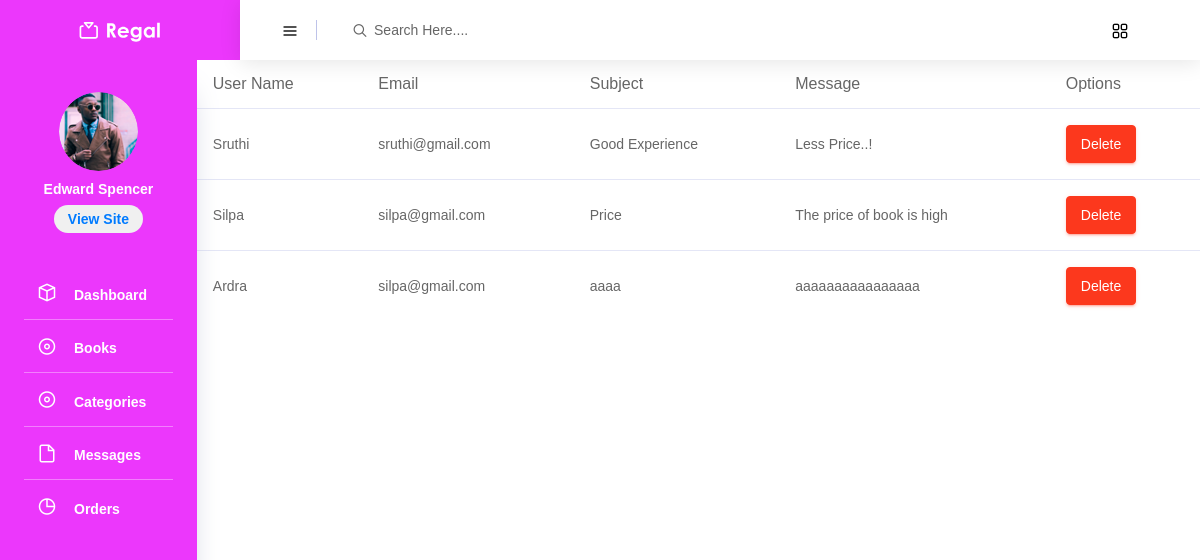
The page /view_messages/ on the database as committed earlier.
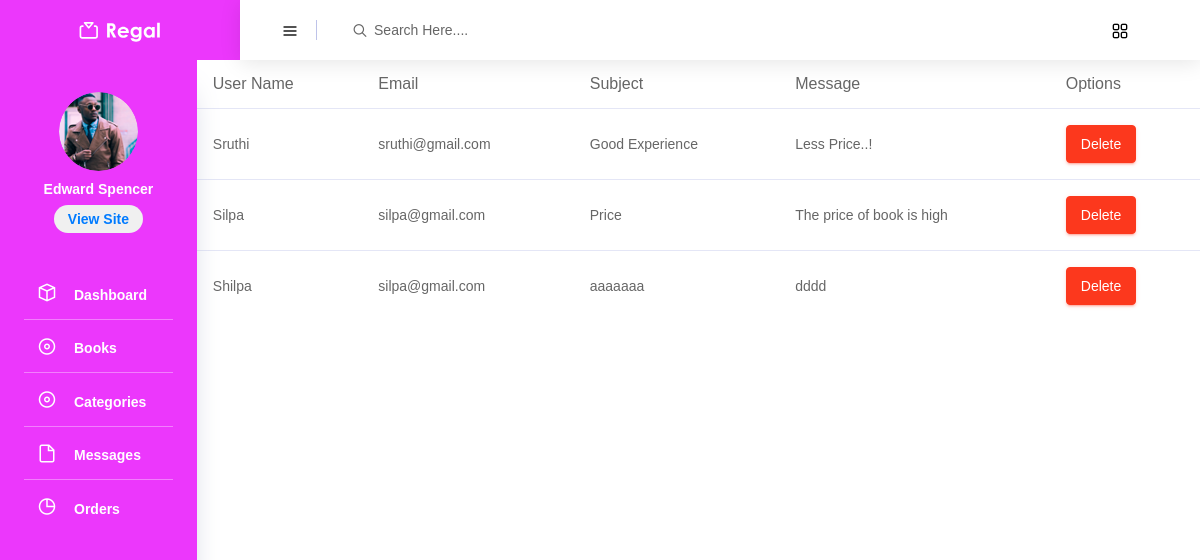
The same page on the database as committed later.
### webapp/models.py (models this page shows)
class ContactDb(models.Model):
    name = models.CharField(max_length=100,null=True,blank=True)
    email = models.EmailField(max_length=100,null=True,blank=True)
    subject = models.CharField(max_length=100,null=True,blank=True)
    message = models.CharField(max_length=100,null=True,blank=True)

### adminApp/views.py (the view)
# urls.py: path('view_messages/',views.view_messages,name="view_messages"),
def view_messages(request):
    data = ContactDb.objects.all()
    return render(request,"view_messages.html",{'data':data})

### adminApp/templates/view_messages.html (shortened to what this page needs)
<!DOCTYPE html>
{% extends 'index.html' %}
{% block content %}
<html lang="en">
  <head>
  </head>
  <body>
    <div class="table-responsive" style="width:1250px">
  <table class="table table-hover">
    <thead>
      <tr>
        <th>User Name</th>
        <th>Email</th>
        <th>Subject</th>
        <th>Message</th>
        <th>Options</th>
      </tr>
    </thead>
    <tbody>
    {% for i in data %}
      <tr>
        <td>{{i.name}}</td>
        <td>{{i.email}}</td>
        <td>{{i.subject}}</td>
        <td>{{i.message}}</td>
        <td>
           <a href="{% url 'delete_message' message_id=i.id %}">
            <button type="button" class="btn btn-danger">Delete</button>
          </a>
        </td>
      </tr>
    {% endfor %}
    </tbody>
  </table>
</div>
  </body>
</html>
{% endblock %}

Rows that differ between the two databases and show on the page:
removed ContactDb: name "Ardra", email "silpa@gmail.com", subject "aaaa", message "aaaaaaaaaaaaaaaa"
added ContactDb: name "Shilpa", email "silpa@gmail.com", subject "aaaaaaa", message "dddd"
